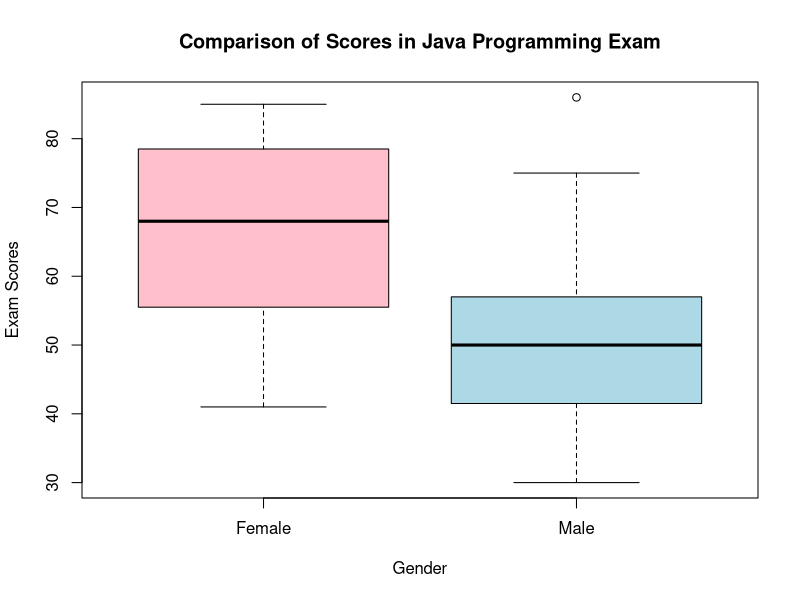

Generate this figure with R:
## ---- chunk 1
options(tinytex.verbose = TRUE)
## ---- chunk 2
male_scores <-c(48, 49, 49, 30, 30, 31, 32, 35, 37, 41, 86, 42, 51, 53, 56, 42, 44,
                 50, 51, 65, 67, 51, 56, 58, 64, 64, 75)
cat("\n Stem-and-Leaf display for Male students:\n")
## ---- chunk 3
stem(male_scores)
## ---- chunk 4
female_scores <- c(57, 59, 78, 79, 60, 65, 68, 71, 75, 48, 51, 55, 56, 41, 43, 44, 
                   75, 78, 80, 81, 83, 83, 85)
cat("\n Stem-and-Leaf display for Female students:\n")
## ---- chunk 5
stem(female_scores)
## ---- chunk 6
boxplot(female_scores, male_scores, main = "Comparison of Scores in Java Programming Exam",
        xlab = "Gender", ylab = "Exam Scores", col = c("pink", "lightblue"),
        names = c("Female","Male"))
